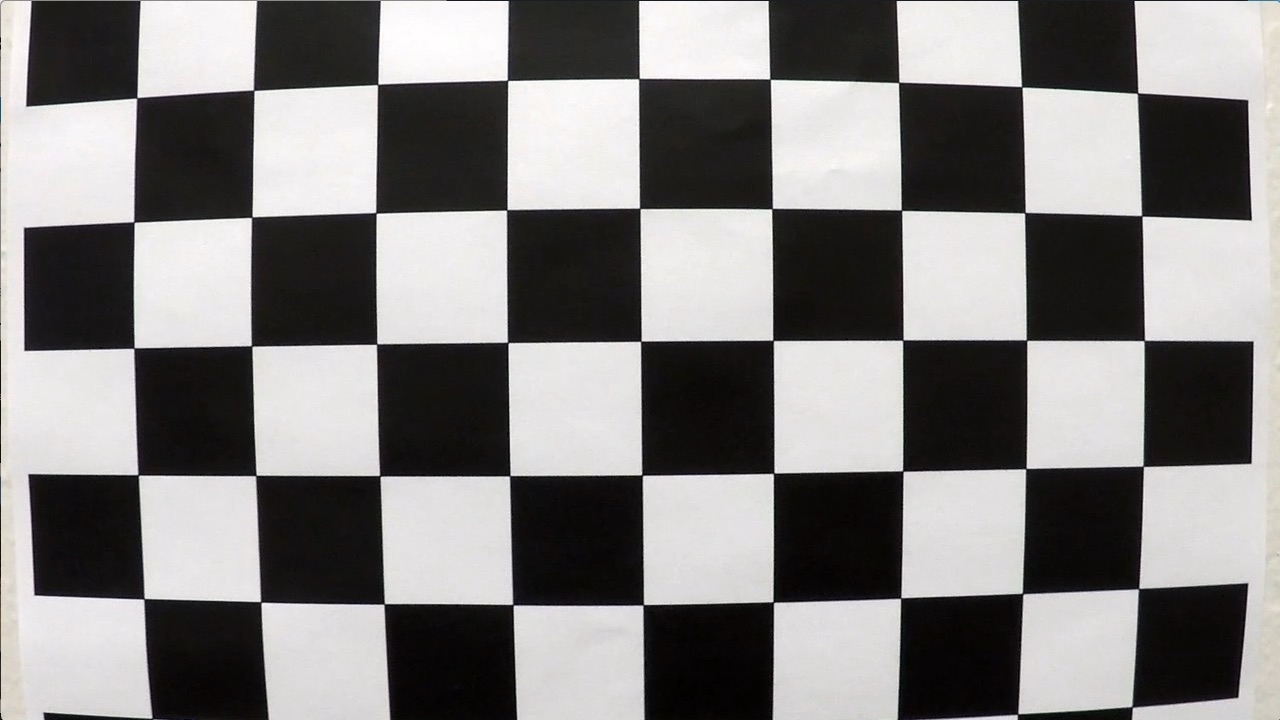
#> input picture CarND-Advanced-Lane-Lines/camera_cal/calibration1.jpg, 1280 x 720 px; its folder holds 4 pictures in this run
$ python easy_process_video.py   (older library calls are emulated)
#> lines starting #> are read from the running program, lines starting #| are printed output that depends on the picture; after the words box and inside, x2 and y2 are one past the last pixel; in counts of white or black regions, pixels touching at a corner belong together
import pickle
import numpy as np
import cv2
import glob
import matplotlib.pyplot as plt
import matplotlib.image as mpimg

def calibrate_camera():
    # Compute the camera calibration matrix and distortion coefficients given a set of chessboard images.
    # prepare object points
    nx = 9  # TODO: enter the number of inside corners in x
    ny = 6  # TODO: enter the number of inside corners in y

    # prepare object points, like (0,0,0), (1,0,0), (2,0,0) ....,(6,5,0)
    objp = np.zeros((ny*nx,3), np.float32)
    objp[:,:2] = np.mgrid[0:nx, 0:ny].T.reshape(-1,2)

    # Arrays to store object points and image points from all the images.
    objpoints = [] # 3d points in real world space
    imgpoints = [] # 2d points in image plane.

    # Make a list of calibration images
    # Make a list of calibration images
    images = glob.glob('camera_cal/*.jpg')

    for fname in images:
        img = cv2.imread(fname)
#> img is the input picture: shape (720, 1280, 3); mean B, G, R 127.8, 128.4, 130.1
        # plt.imshow(img)
        # plt.show()

        # Convert to grayscale
        gray = cv2.cvtColor(img, cv2.COLOR_BGR2GRAY)
        # plt.imshow(img)
        # plt.show()

        # Find the chessboard corners
        ret, corners = cv2.findChessboardCorners(gray, (nx, ny), None)
#> ret = False; corners = None

        # If found, draw corners
        if ret == True:
            objpoints.append(objp)
            imgpoints.append(corners)
            # plt.imshow(img)
            # plt.show()
            # Draw and display the corners
            cv2.drawChessboardCorners(img, (nx, ny), corners, ret)
#> pass 2 of the loop in calibrate_camera, `for fname in images:`:
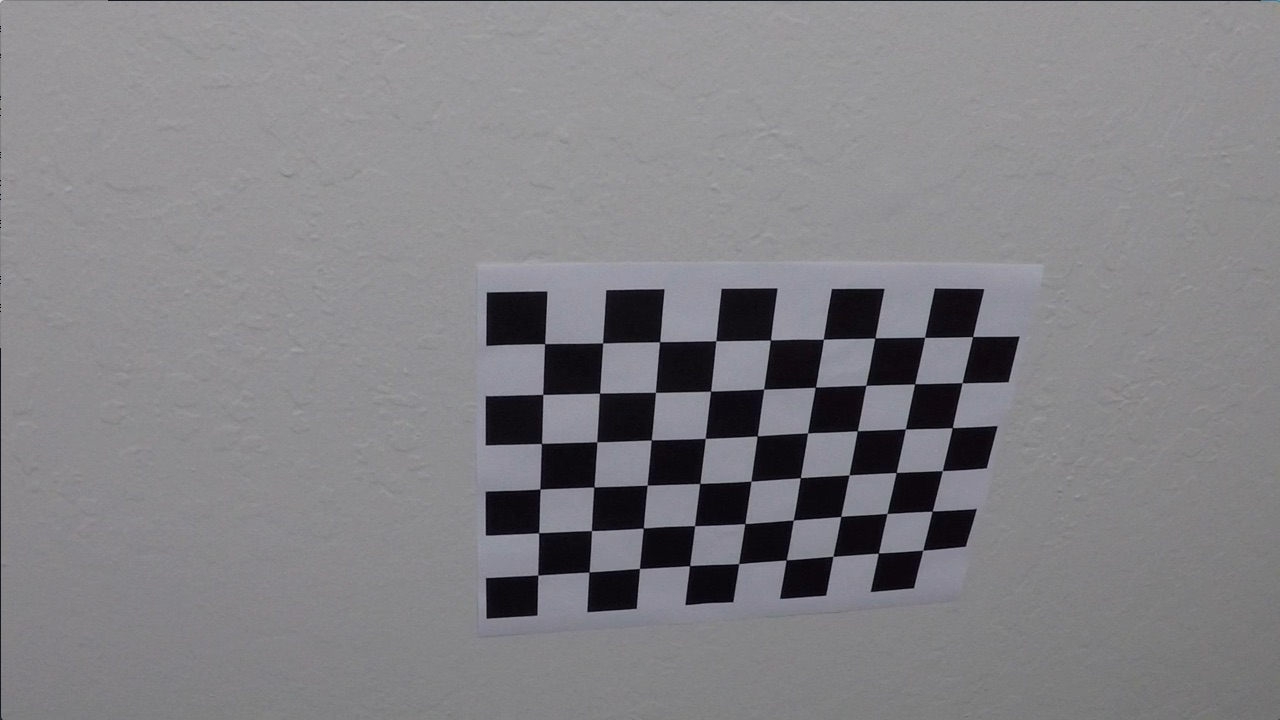
#> input picture CarND-Advanced-Lane-Lines/camera_cal/calibration10.jpg, 1280 x 720 px
#> in calibrate_camera, img is the input picture: shape (720, 1280, 3); mean B, G, R 133.1, 129.4, 130.2
#> ret = True; corners = 54 rows, first 8: [545.3, 343.1], [602.7, 342.8], [660.1, 341.3], [715.8, 340.7], [770.6, 340], [823.5, 339.2], [874.3, 338.5], [925.1, 337.4]
#> in calibrate_camera, `cv2.drawChessboardCorners(img, (nx, ny), corners, ret)`:
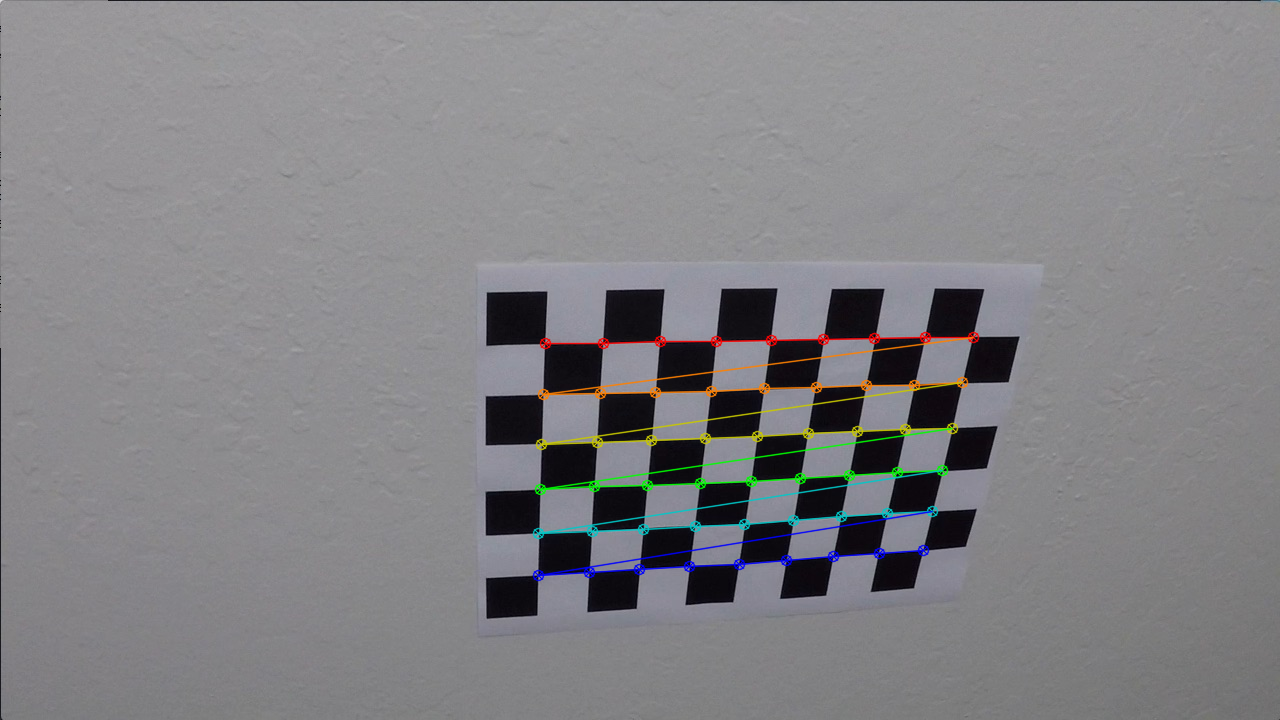
#> img: shape (720, 1280, 3); 1.91% of pixels changed, all inside (x1, y1, x2, y2) = (532, 331, 980, 582)
#> pass 3 of the loop in calibrate_camera, `for fname in images:`:
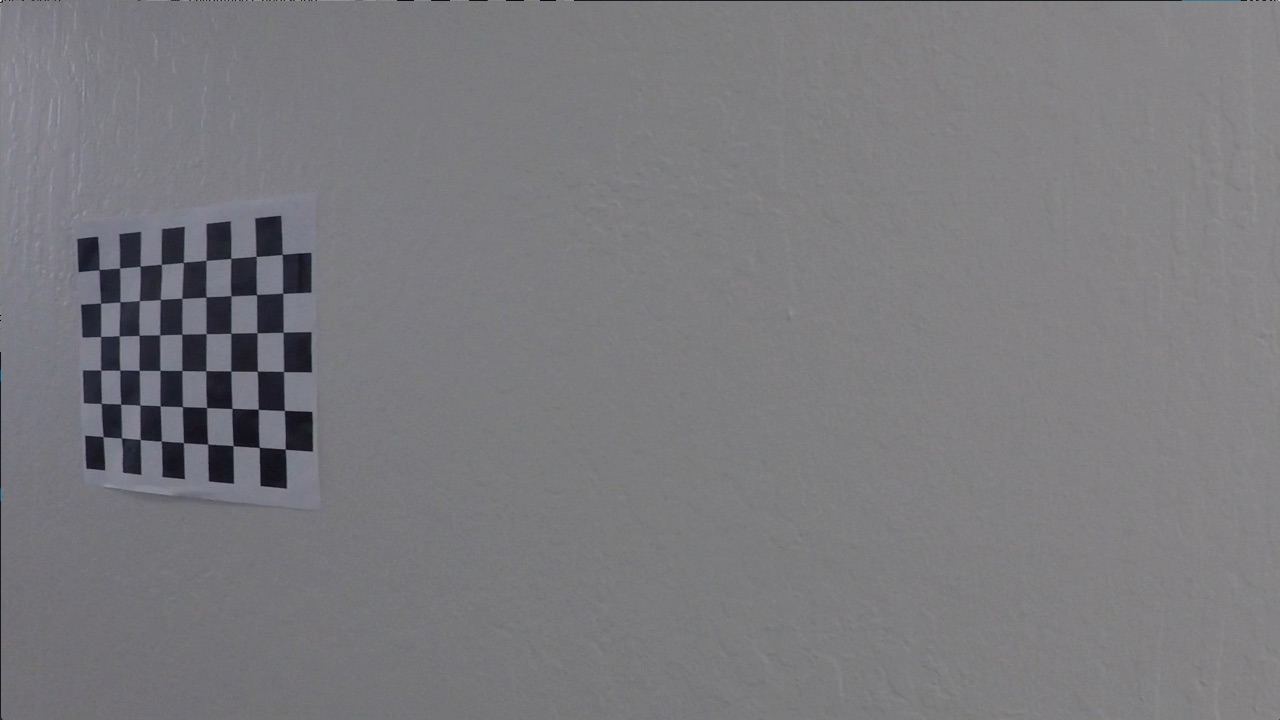
#> input picture CarND-Advanced-Lane-Lines/camera_cal/calibration11.jpg, 1280 x 720 px
#> in calibrate_camera, img is the input picture: shape (720, 1280, 3); mean B, G, R 125.2, 121.7, 122.2
#> corners = 54 rows, first 8: [99.22, 269.6], [119.6, 268], [140.1, 266.1], [161.3, 264.5], [183.3, 262.5], [206.1, 260.3], [230.7, 258.2], [256.2, 256.3]
#> in calibrate_camera, `cv2.drawChessboardCorners(img, (nx, ny), corners, ret)`:
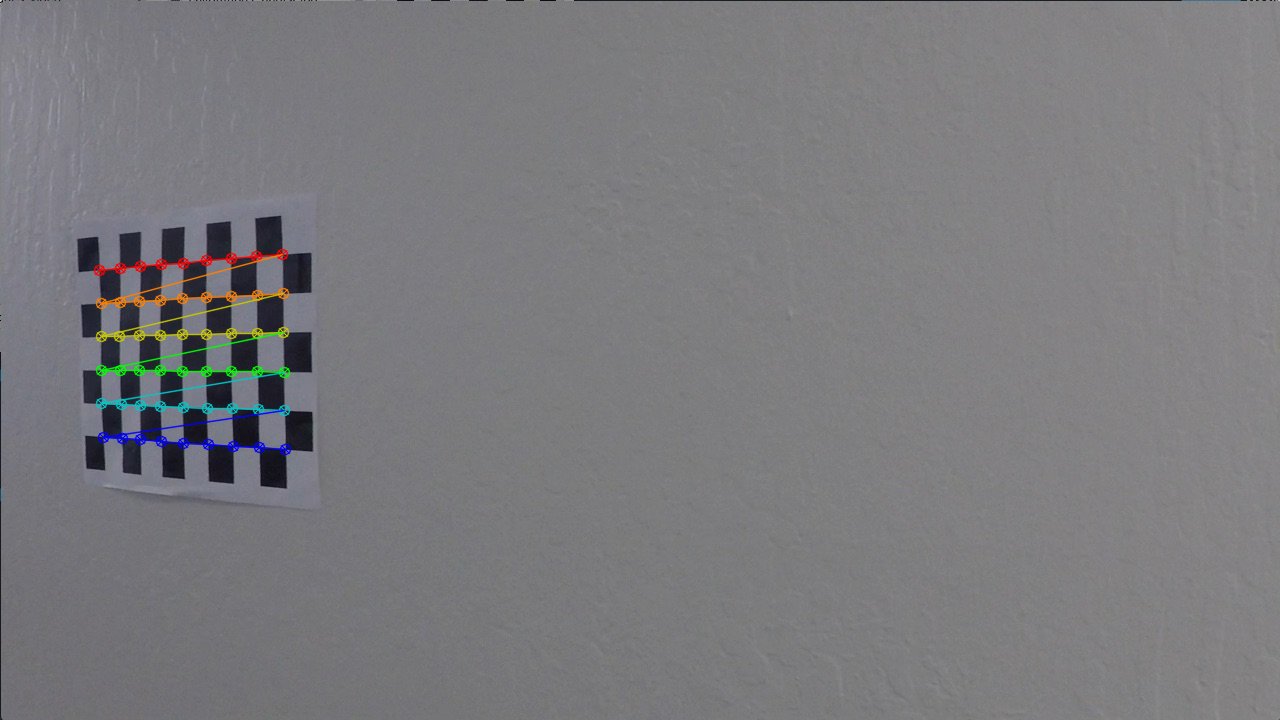
#> img: shape (720, 1280, 3); 1.11% of pixels changed, all inside (x1, y1, x2, y2) = (93, 248, 292, 456)
#> the loop made 4 passes; the first 3 are shown
            # plt.imshow(img)
            # plt.show()

    img = cv2.imread('test_images/test3.jpg')
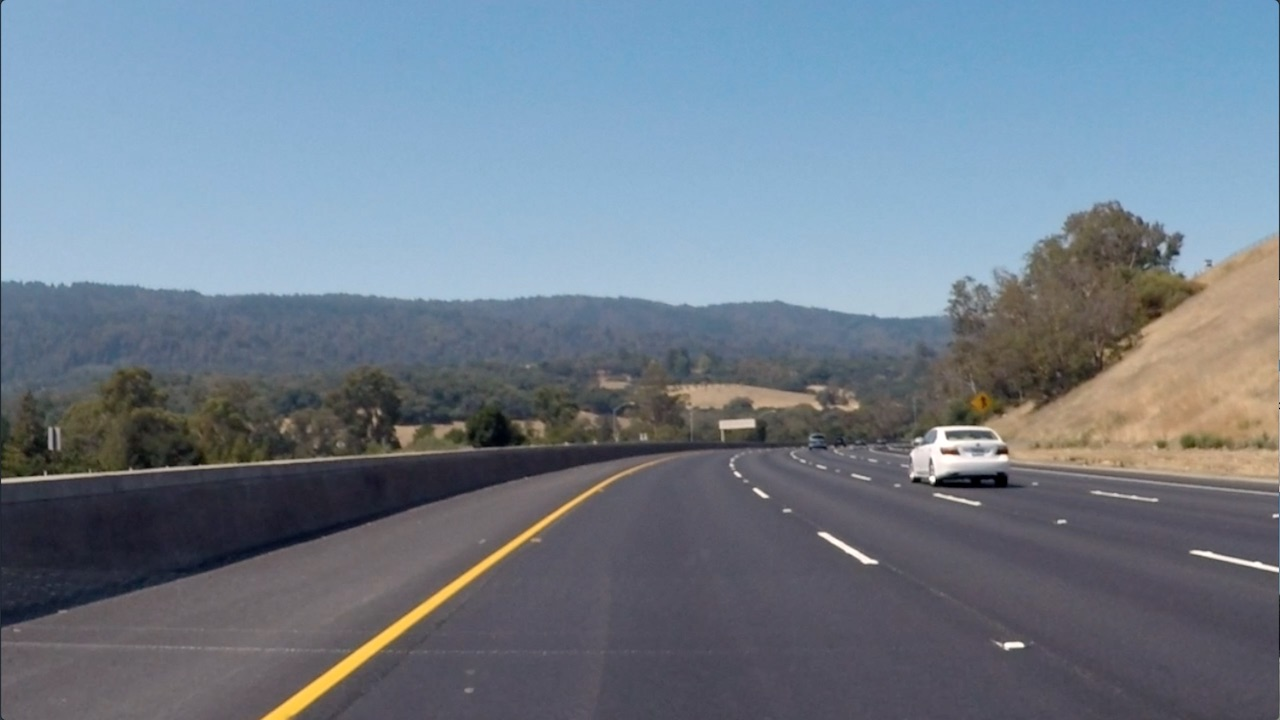
#> input picture CarND-Advanced-Lane-Lines/test_images/test3.jpg, 1280 x 720 px
#> img is the input picture: shape (720, 1280, 3); mean B, G, R 138.7, 125, 112.1
    img_size = (img.shape[1], img.shape[0])
#> img_size = (1280, 720)

    # Do camera calibration given object points and image points
    ret, mtx, dist, rvecs, tvecs = cv2.calibrateCamera(objpoints, imgpoints, img_size,None,None)

    print(mtx)
    print(dist)
    return mtx, dist

calibration_file = 'camera_cal/calibration.p'
import os.path
print(os.path)
if os.path.isfile(calibration_file):
    print('Loading Calibration Data from pickle file...')
    with open(calibration_file, 'rb') as f:
        pickle_data = pickle.load(f)
        mtx = pickle_data['mtx']
        dist = pickle_data['dist']
        print(mtx)
        print(dist)
else:
    print('Saving data to pickle file...', calibration_file)
    try:
        with open(calibration_file, 'wb') as pfile:
            mtx, dist = calibrate_camera()
            pickle.dump(
                {
                    'mtx': mtx,
                    'dist': dist,
                },
                pfile, pickle.HIGHEST_PROTOCOL)
    except Exception as e:
        print('Unable to save data to', calibration_file, ':', e)
        raise
    print('Calibration Data saved in pickle file.')

# Apply the distortion correction to the raw image.
images = glob.glob('test_images/*.jpg')
for fname in images:
    img = cv2.imread(fname)
    dst = cv2.undistort(img, mtx, dist, None, mtx)
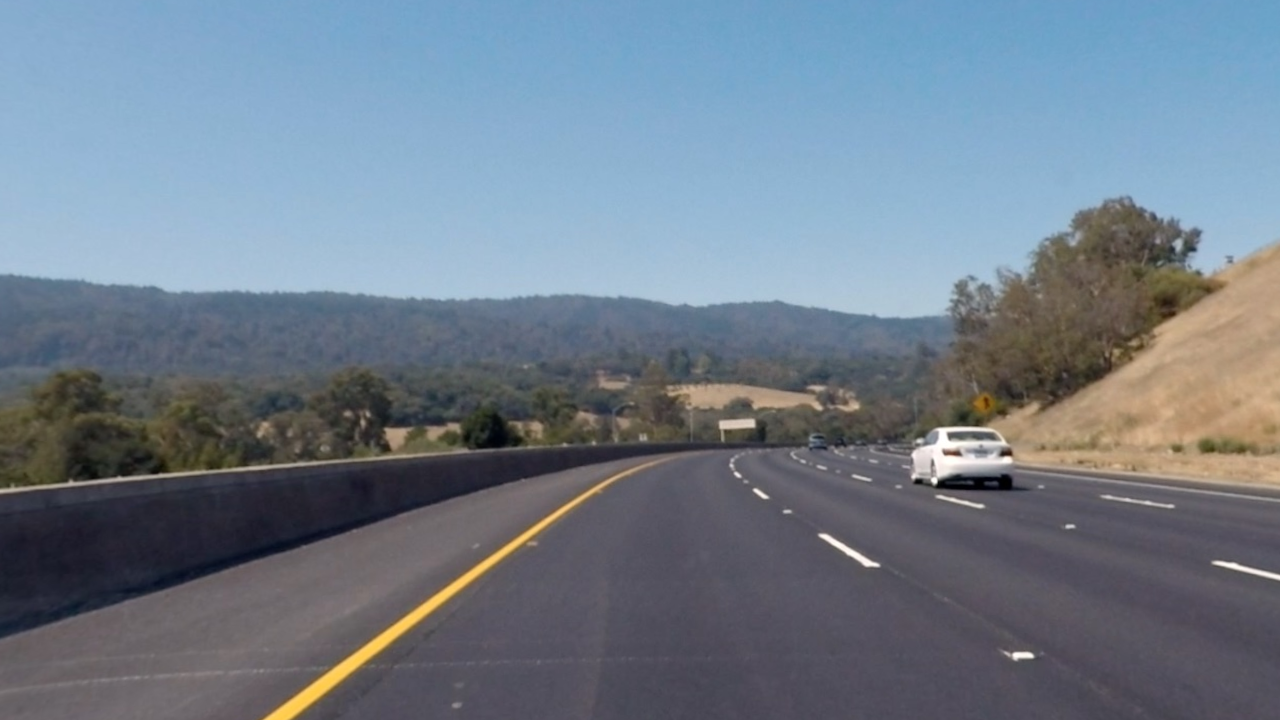
#> dst: shape (720, 1280, 3); mean B, G, R 138.6, 125.1, 112.5
    # plt.imshow(cv2.cvtColor(dst, cv2.COLOR_BGR2RGB))
    # plt.show()


# Use color transforms, gradients, etc., to create a thresholded binary image.
# Define a function to return the magnitude of the gradient
# for a given sobel kernel size and threshold values
# [568 lines left out: functions combine_thresh_color_sobel, combine_thresh_debug, mag_thresh, abs_sobel_thresh, dir_threshold, combine_thresh and 8 more, not called in this run]
    # return binary_output

# Early in the code before pipeline
polygon_points_old = None
warp_old = None

# [307 lines left out: function process_image, not called in this run]


# Import everything needed to edit/save/watch video clips
from moviepy.editor import VideoFileClip
from IPython.display import HTML
#> (the run stopped early here; a loop or call above may not have finished)
